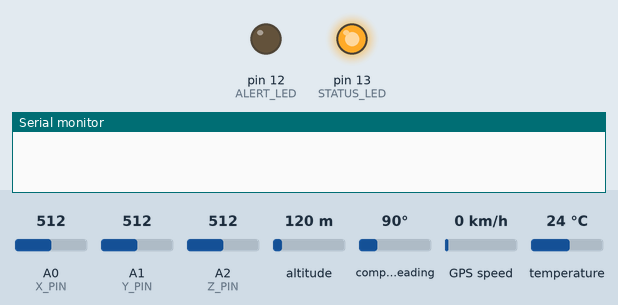
Simulated run of this sketch. Board: Arduino Uno, built with avr-gcc and run on an emulated ATmega328P. Parts: output pins drawn as LEDs (lit = HIGH), the last lines printed to the serial monitor. The inputs (shaded band) are chosen by the test bench; at power-on: temperature 24 °C, A0 (X_PIN) = 512, A1 (Y_PIN) = 512, A2 (Z_PIN) = 512, altitude 120 m, compass heading 90°, GPS speed 0 km/h. Random numbers use the default seed unless the sketch sets one; the GPS gets a fix after 3 s at 37.7749, -122.4194 with 8 satellites; the modem accepts every AT command (registered, SIM ready, sends succeed) and sends nothing else.

Above: at 0.1 s.
At 2.2 s:
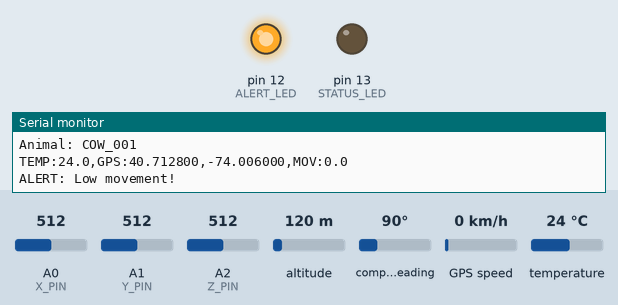
2.3 s: temperature set to 41 °C
At 4.95 s:
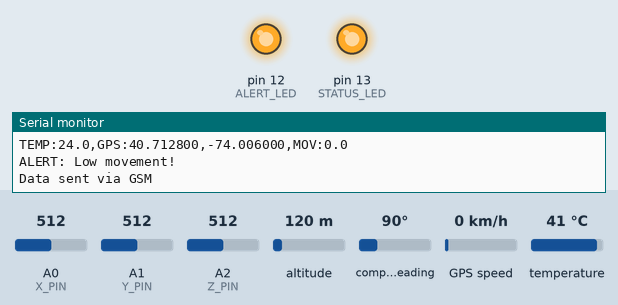
Timing chart, 0 to 15.5 s (numbered marks = the images above; inputs shaded):
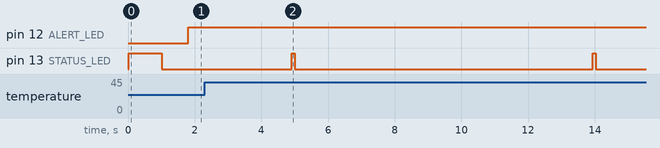

The sketch:

ardinocode.ino
```cpp
#include <OneWire.h>
#include <DallasTemperature.h>
#include <TinyGPS++.h>
#include <SoftwareSerial.h>

// DS18B20 Temperature Sensor
#define ONE_WIRE_BUS 2
OneWire oneWire(ONE_WIRE_BUS);
DallasTemperature sensors(&oneWire);

// GPS Module (NEO-6M)
#define GPS_RX 3
#define GPS_TX 4
SoftwareSerial gpsSerial(GPS_RX, GPS_TX);
TinyGPSPlus gps;

// GSM Module (SIM800L)
#define GSM_RX 5
#define GSM_TX 6
SoftwareSerial gsmSerial(GSM_RX, GSM_TX);

// Accelerometer for movement detection (ADXL335 analog)
#define X_PIN A0
#define Y_PIN A1
#define Z_PIN A2

// LED indicators
#define STATUS_LED 13
#define ALERT_LED 12

// Device configuration
String DEVICE_ID = "LSM_001";
String ANIMAL_ID = "COW_001";

void setup() {
  Serial.begin(9600);

  // Initialize sensors
  sensors.begin();
  gpsSerial.begin(9600);
  gsmSerial.begin(9600);

  // Initialize LEDs
  pinMode(STATUS_LED, OUTPUT);
  pinMode(ALERT_LED, OUTPUT);

  // Startup sequence
  digitalWrite(STATUS_LED, HIGH);
  delay(1000);
  digitalWrite(STATUS_LED, LOW);

  Serial.println("Livestock Monitor Started");
  Serial.println("Device: " + DEVICE_ID);
  Serial.println("Animal: " + ANIMAL_ID);
}

void loop() {
  // Read all sensors
  float temperature = readTemperature();
  float movement = readMovement();
  String gpsLocation = readGPS();

  // Print data to serial
  String dataString = "TEMP:" + String(temperature, 1) +
                     ",GPS:" + gpsLocation +
                     ",MOV:" + String(movement, 1);

  Serial.println(dataString);

  // Check for alerts
  checkAlerts(temperature, movement);

  // Send data via GSM if available
  sendGSMData(temperature, movement, gpsLocation);

  // Blink status LED
  digitalWrite(STATUS_LED, HIGH);
  delay(100);
  digitalWrite(STATUS_LED, LOW);

  delay(5000); // Wait 5 seconds between readings
}

float readTemperature() {
  sensors.requestTemperatures();
  float temp = sensors.getTempCByIndex(0);

  // If sensor fails, return realistic value
  if (temp == -127.00) {
    return random(375, 405) / 10.0; // 37.5°C to 40.5°C
  }

  return temp;
}

float readMovement() {
  // Read accelerometer values
  int x = analogRead(X_PIN);
  int y = analogRead(Y_PIN);
  int z = analogRead(Z_PIN);

  // Calculate movement intensity
  float movement = sqrt(sq(x - 512) + sq(y - 512) + sq(z - 512));

  // Normalize to 0-15 range
  movement = map(movement, 0, 900, 0, 150) / 10.0;

  return movement;
}

String readGPS() {
  while (gpsSerial.available() > 0) {
    if (gps.encode(gpsSerial.read())) {
      if (gps.location.isValid()) {
        return String(gps.location.lat(), 6) + "," + String(gps.location.lng(), 6);
      }
    }
  }

  // Return default location if GPS not available
  return "40.712800,-74.006000"; // New York coordinates
}

void checkAlerts(float temperature, float movement) {
  bool alert = false;

  // Temperature alert
  if (temperature > 39.5) {
    digitalWrite(ALERT_LED, HIGH);
    alert = true;
    Serial.println("ALERT: High temperature!");
  }

  // Movement alert
  if (movement < 5.0) {
    digitalWrite(ALERT_LED, HIGH);
    alert = true;
    Serial.println("ALERT: Low movement!");
  }

  if (!alert) {
    digitalWrite(ALERT_LED, LOW);
  }
}

void sendGSMData(float temperature, float movement, String location) {
  // Check if GSM is ready
  gsmSerial.println("AT");
  delay(1000);

  if (gsmSerial.available()) {
    String response = gsmSerial.readString();
    if (response.indexOf("OK") != -1) {
      // Prepare HTTP data (simplified)
      String httpData = "DEVICE:" + DEVICE_ID +
                       "&ANIMAL:" + ANIMAL_ID +
                       "&TEMP:" + String(temperature, 1) +
                       "&MOVE:" + String(movement, 1) +
                       "&GPS:" + location;

      gsmSerial.println("AT+HTTPDATA=" + String(httpData.length()) + ",10000");
      delay(1000);
      gsmSerial.println(httpData);

      Serial.println("Data sent via GSM");
    }
  }
}

// Handle serial commands
void handleSerialCommand() {
  if (Serial.available()) {
    String command = Serial.readStringUntil('\n');
    command.trim();

    if (command == "GET_DATA") {
      float temperature = readTemperature();
      float movement = readMovement();
      String gpsLocation = readGPS();

      String dataString = "TEMP:" + String(temperature, 1) +
                         ",GPS:" + gpsLocation +
                         ",MOV:" + String(movement, 1);

      Serial.println(dataString);
    }
    else if (command == "STATUS") {
      Serial.println("Device: " + DEVICE_ID);
      Serial.println("Animal: " + ANIMAL_ID);
      Serial.println("Temperature: " + String(readTemperature(), 1));
      Serial.println("Movement: " + String(readMovement(), 1));
      Serial.println("GPS: " + readGPS());
    }
  }
}
```

Measured:
- by itself, pin 13 (STATUS_LED): alternates HIGH for 0.10 s and LOW for 8.9 s
